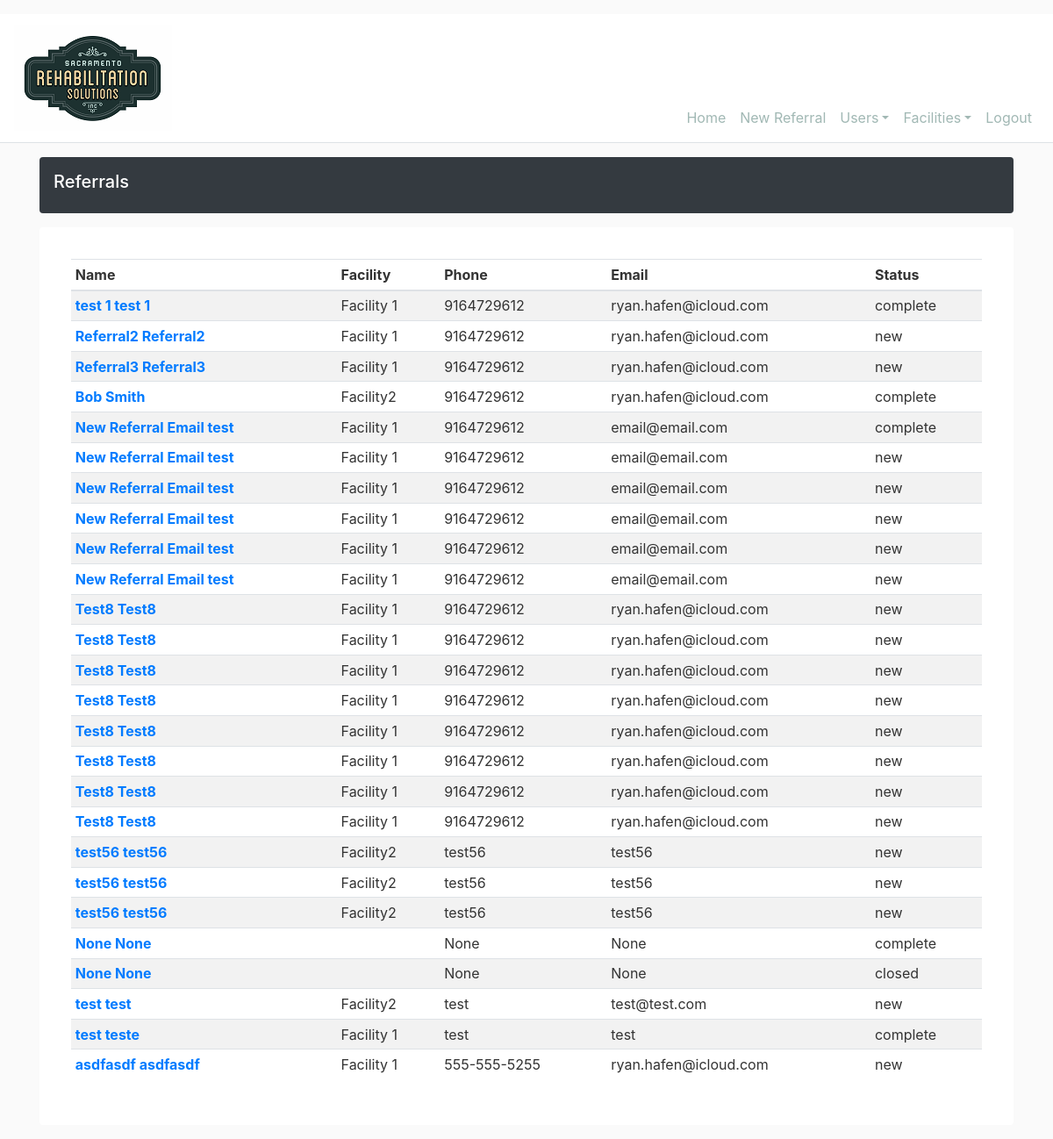
The app's page /home (signed in) with its own data.
### srs_intake/models.py (models this page shows, shortened)
class Referral(db.Model):
    id = db.Column(db.Integer, primary_key=True)
    referral_status = db.Column(db.String(20), nullable=True, default='new')
    firstname = db.Column(db.String(20), nullable=True)
    lastname = db.Column(db.String(20), nullable=True)
    ssn = db.Column(db.String(120), nullable=True)
    phone = db.Column(db.String(20), nullable=True)
    email = db.Column(db.String(120), nullable=True)
    dob = db.Column(db.DateTime, nullable=True, default=datetime.utcnow)
    poa = db.Column(db.String(120), nullable=True)
    contact = db.Column(db.String(120), nullable=True)
    poa_address1 = db.Column(db.String(120), nullable=True)
    city = db.Column(db.String(20), nullable=True)
    state = db.Column(db.String(2), nullable=True)
    zip_code = db.Column(db.String(10), nullable=True)
    medicare = db.Column(db.String(20), nullable=True)
    secondary = db.Column(db.String(20), nullable=True)
    discharge_date = db.Column(db.DateTime, nullable=True, default=datetime.utcnow)
    notes = db.Column(db.String(255), nullable=True)
    disc_slp = db.Column(db.Boolean, nullable=True, default=False)
    disc_ot = db.Column(db.Boolean, nullable=True, default=False)
    disc_pt = db.Column(db.Boolean, nullable=True, default=False)
    treat_oral = db.Column(db.Boolean, nullable=True, default=False)
    treat_speech = db.Column(db.Boolean, nullable=True, default=False)
    treat_cognitive = db.Column(db.Boolean, nullable=True, default=False)
    treat_caregiver = db.Column(db.Boolean, nullable=True, default=False)
    treat_dementia = db.Column(db.Boolean, nullable=True, default=False)
    treat_adl = db.Column(db.Boolean, nullable=True, default=False)
    treat_safety = db.Column(db.Boolean, nullable=True, default=False)
    treat_upper_extremity = db.Column(db.Boolean, nullable=True, default=False)
    treat_ther_exercise = db.Column(db.Boolean, nullable=True, default=False)
    treat_balance = db.Column(db.Boolean, nullable=True, default=False)
    treat_ther_activity = db.Column(db.Boolean, nullable=True, default=False)
    treat_coordination = db.Column(db.Boolean, nullable=True, default=False)
    treat_transfer = db.Column(db.Boolean, nullable=True, default=False)
    treat_range = db.Column(db.Boolean, nullable=True, default=False)
    treat_massage = db.Column(db.Boolean, nullable=True, default=False)
    treat_pain = db.Column(db.Boolean, nullable=True, default=False)
    treat_wheelchair = db.Column(db.Boolean, nullable=True, default=False)
    treat_lower_extremity = db.Column(db.Boolean, nullable=True, default=False)
    treat_cane = db.Column(db.Boolean, nullable=True, default=False)
    treat_postural = db.Column(db.Boolean, nullable=True, default=False)
    treat_gait = db.Column(db.Boolean, nullable=True, default=False)
    treat_other = db.Column(db.Boolean, nullable=True, default=False)
    treat_other_desc = db.Column(db.String(120), nullable=True)
    med_type = db.Column(db.String(20), nullable=True)
    med_firstname = db.Column(db.String(20), nullable=True)
    med_lastname = db.Column(db.String(20), nullable=True)
    med_npi = db.Column(db.String(10), nullable=True)
    med_address1 = db.Column(db.String(120), nullable=True)
    med_address2 =db.Column(db.String(120), nullable=True)
    med_city = db.Column(db.String(20), nullable=True)
    med_state = db.Column(db.String(2), nullable=True)
    med_zip_code = db.Column(db.String(10), nullable=True)
    med_email = db.Column(db.String(120), nullable=True)
    med_phone = db.Column(db.String(20), nullable=True)
    med_fax = db.Column(db.String(20), nullable=True)
    user_id = db.Column(db.Integer, db.ForeignKey('user.id'), nullable=True)
    facility_id = db.Column(db.Integer, db.ForeignKey('facility.id'), nullable=True)
    users = db.relationship('User', backref='user_ref', lazy=True)
    facility = db.relationship('Facility', backref='loc_ref', lazy=True)

class Facility(db.Model):
    id = db.Column(db.Integer, primary_key=True)
    name = db.Column(db.String(20), nullable=True)
    address1 = db.Column(db.String(120), nullable=True)
    address2 = db.Column(db.String(120), nullable=True)
    city = db.Column(db.String(20), nullable=True)
    state = db.Column(db.String(2), nullable=True)
    zip_code = db.Column(db.String(10), nullable=True)
    source = db.Column(db.String(10), nullable=True)
    users = db.relationship('User', backref='user_loc', lazy=True)
    referals = db.relationship('Referral', backref='referral_loc', lazy=True)

### srs_intake/main/routes.py (the view)
@main.route("/")
@main.route("/home")
def home():
    if current_user.is_authenticated:
        user = User.query.get(current_user.id)
        if user.role == 'facility':
            referrals = Referral.query.filter_by(facility_id=user.facility_id)
            return render_template('referrals/referral_list.html', title="Referrals", referrals=referrals)
        if user.role == 'admin':
            referrals = Referral.query.all()
            return render_template('referrals/referral_list.html', title="Referrals", referrals=referrals)
    return redirect(url_for('users.login'))

### srs_intake/models.py (called while the page is built)
@login_manager.user_loader
def load_user(user_id):
    return User.query.get(int(user_id))

### srs_intake/templates/referrals/referral_list.html
{% extends "layout.html" %}
{% block content %}
<div class="d-flex align-items-center p-3 my-3 text-white bg-dark rounded shadow-sm">
    <div class="lh-100">
        <h5 class="lh-100">
            {{ title }}
        </h5>
    </div>
</div>
    <div class="my-3 p-3 bg-white rounded shadow-sm">
        <div class="card-body table-responsive-md" >
            <table Class="table table-striped table-sm">
                <thead>
                    <tr>
                        <th scope="col">Name</th>
                        <th scope="col">Facility</th>
                        <th scope="col">Phone</th>
                        <th scope="col">Email</th>
                        <th scope="col">Status</th>
                    </tr>
                </thead>
                <tbody>
                    {% for referral in referrals %}
                        <tr>
                            <th scope="col"><a href="{{ url_for('referrals.referral', referral_id=referral.id)}}">{{ referral.firstname }} {{ referral.lastname }}</a></th>
                            <td>{{ referral.referral_loc.name}}</td>
                            <td>{{ referral.phone }}</td>
                            <td>{{ referral.email }}</td>
                            <td>{{ referral.referral_status }}</td>
                        </tr>
                    {% endfor %}
                </tbody>
            </table>
        </div>
    </div>
{% endblock content %}

### srs_intake/static/css/main.css (style rules this page uses)
body { background: #fafafa; color: #333333; }
h1, h2, h3, h4, h5, h6 { color: #ffffff; }

### records on screen
Referral: firstname "test 1", lastname "test 1", referral_loc.name "Facility 1", phone "9164729612", email "ryan.hafen@icloud.com", referral_status "complete"
Referral: firstname "Referral2", lastname "Referral2", referral_loc.name "Facility 1", phone "9164729612", email "ryan.hafen@icloud.com", referral_status "new"
Referral: firstname "Referral3", lastname "Referral3", referral_loc.name "Facility 1", phone "9164729612", email "ryan.hafen@icloud.com", referral_status "new"
Referral: firstname "Bob", lastname "Smith", referral_loc.name "Facility2", phone "9164729612", email "ryan.hafen@icloud.com", referral_status "complete"
Referral: firstname "New Referral Email", lastname "test", referral_loc.name "Facility 1", phone "9164729612", email "email@email.com", referral_status "complete"
Referral: firstname "New Referral Email", lastname "test", referral_loc.name "Facility 1", phone "9164729612", email "email@email.com", referral_status "new"
Referral: firstname "New Referral Email", lastname "test", referral_loc.name "Facility 1", phone "9164729612", email "email@email.com", referral_status "new"
Referral: firstname "New Referral Email", lastname "test", referral_loc.name "Facility 1", phone "9164729612", email "email@email.com", referral_status "new"
Referral: firstname "New Referral Email", lastname "test", referral_loc.name "Facility 1", phone "9164729612", email "email@email.com", referral_status "new"
Referral: firstname "New Referral Email", lastname "test", referral_loc.name "Facility 1", phone "9164729612", email "email@email.com", referral_status "new"
Referral: firstname "Test8", lastname "Test8", referral_loc.name "Facility 1", phone "9164729612", email "ryan.hafen@icloud.com", referral_status "new"
Referral: firstname "Test8", lastname "Test8", referral_loc.name "Facility 1", phone "9164729612", email "ryan.hafen@icloud.com", referral_status "new"
Referral: firstname "Test8", lastname "Test8", referral_loc.name "Facility 1", phone "9164729612", email "ryan.hafen@icloud.com", referral_status "new"
Referral: firstname "Test8", lastname "Test8", referral_loc.name "Facility 1", phone "9164729612", email "ryan.hafen@icloud.com", referral_status "new"
Referral: firstname "Test8", lastname "Test8", referral_loc.name "Facility 1", phone "9164729612", email "ryan.hafen@icloud.com", referral_status "new"
Referral: firstname "Test8", lastname "Test8", referral_loc.name "Facility 1", phone "9164729612", email "ryan.hafen@icloud.com", referral_status "new"
Referral: firstname "Test8", lastname "Test8", referral_loc.name "Facility 1", phone "9164729612", email "ryan.hafen@icloud.com", referral_status "new"
Referral: firstname "Test8", lastname "Test8", referral_loc.name "Facility 1", phone "9164729612", email "ryan.hafen@icloud.com", referral_status "new"
Referral: firstname "test56", lastname "test56", referral_loc.name "Facility2", phone "test56", email "test56", referral_status "new"
Referral: firstname "test56", lastname "test56", referral_loc.name "Facility2", phone "test56", email "test56", referral_status "new"
Referral: firstname "test56", lastname "test56", referral_loc.name "Facility2", phone "test56", email "test56", referral_status "new"
Referral: firstname "None", lastname "None", phone "None", email "None", referral_status "complete"
Referral: firstname "None", lastname "None", phone "None", email "None", referral_status "closed"
Referral: firstname "test", lastname "test", referral_loc.name "Facility2", phone "test", email "test@test.com", referral_status "new"
Referral: firstname "test", lastname "teste", referral_loc.name "Facility 1", phone "test", email "test", referral_status "complete"
Referral: firstname "asdfasdf", lastname "asdfasdf", referral_loc.name "Facility 1", phone "555-555-5255", email "ryan.hafen@icloud.com", referral_status "new"

### other values on screen
{{ title }} "Referrals"
